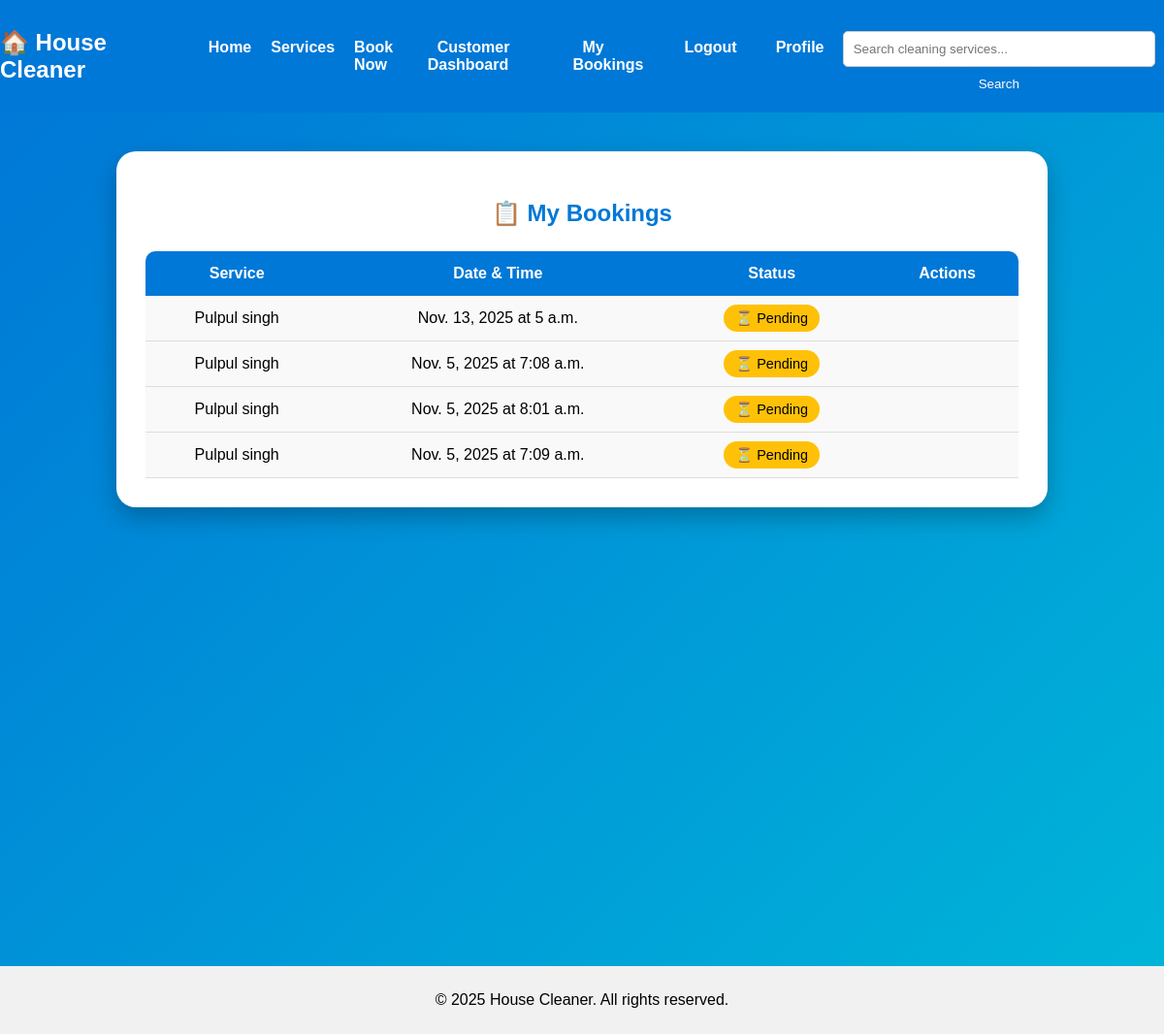
The page /bookings/my-bookings/ (signed in) on the database its author committed.
### bookings/models.py (models this page shows, shortened)
class Booking(models.Model):
    STATUS_CHOICES = [
        ('pending', 'Pending'),
        ('confirmed', 'Confirmed'),
        ('completed', 'Completed'),
        ('cancelled', 'Cancelled'),
    ]
    PAYMENT_STATUS_CHOICES = [
        ('pending', 'Pending'),
        ('paid', 'Paid'),
        ('failed', 'Failed'),
        ('refunded', 'Refunded'),
    ]
    user = models.ForeignKey(settings.AUTH_USER_MODEL, on_delete=models.CASCADE, null=True, blank=True)
    service = models.ForeignKey(Service, on_delete=models.CASCADE)
    full_name = models.CharField(max_length=100)
    email = models.EmailField()
    phone = models.CharField(max_length=15)
    address = models.TextField()
    date = models.DateField()
    time = models.TimeField()
    status = models.CharField(max_length=20, choices=STATUS_CHOICES, default='pending')
    created_at = models.DateTimeField(auto_now_add=True)
    payment_id = models.CharField(max_length=100, null=True, blank=True)
    payment_status = models.CharField(max_length=50, choices=PAYMENT_STATUS_CHOICES, default='pending')
    notes = models.TextField(blank=True, help_text="Special instructions or notes")
    cancelled_at = models.DateTimeField(null=True, blank=True)
    cancellation_reason = models.TextField(blank=True)
    class Meta:
        ordering = ['-created_at']
    def can_cancel(self):
        from datetime import datetime, timedelta
        if self.status in ['cancelled', 'completed']:
            return False
        booking_datetime = datetime.combine(self.date, self.time)
        hours_until = (booking_datetime - datetime.now()).total_seconds() / 3600
        return hours_until >= 24

### services/models.py (models this page shows, shortened)
class Service(models.Model):
    SERVICE_TYPES = [
        ('home', 'Home Cleaning'),
        ('office', 'Office Cleaning'),
        ('carpet', 'Carpet Cleaning'),
        ('sofa', 'Sofa Cleaning'),
        ('deep', 'Deep Cleaning'),
    ]
    name = models.CharField(max_length=100)
    service_type = models.CharField(max_length=50, choices=SERVICE_TYPES)
    description = models.TextField()
    price = models.DecimalField(max_digits=8, decimal_places=2)
    duration = models.CharField(max_length=50, help_text="Example: 2 hours")
    image = models.ImageField(upload_to='service_images/', blank=True, null=True)
    created_at = models.DateTimeField(auto_now_add=True)

### bookings/views.py (the view)
# urls.py: path('my-bookings/', views.my_bookings, name='my_bookings'),
@login_required(login_url='/accounts/login/')
def my_bookings(request):
    bookings = Booking.objects.filter(user=request.user).order_by('-date')
    return render(request, 'bookings/my_bookings.html', {'bookings': bookings})

### bookings/templates/bookings/my_bookings.html (shortened to what this page needs)
{% extends 'base.html' %}
{% block content %}
<section style="min-height: 100vh; background: linear-gradient(135deg, #0078D7, #00B4D8); padding: 40px 0;">
  <div style="max-width: 900px; margin: 0 auto; background: #fff; border-radius: 20px; box-shadow: 0 10px 25px rgba(0,0,0,0.25); padding: 30px;">
    <h2 style="text-align:center; color:#0078D7; font-weight:bold; margin-bottom:25px;">📋 My Bookings</h2>
    {% if bookings %}
      <table style="width:100%; border-collapse: collapse; text-align:center;">
        <thead>
          <tr style="background:#0078D7; color:white; border-radius: 10px;">
            <th style="padding:12px; border-top-left-radius:10px;">Service</th>
            <th>Date & Time</th>
            <th>Status</th>
            <th style="border-top-right-radius:10px;">Actions</th>
          </tr>
        </thead>
        <tbody>
          {% for booking in bookings %}
          <tr style="background:#f9f9f9; border-bottom:1px solid #ddd; transition: all 0.3s ease;">
            <td style="padding:12px;">{{ booking.service.name }}</td>
            <td>{{ booking.date }} at {{ booking.time }}</td>
            <td>
              {% if booking.status == "confirmed" %}
                <span style="background:#28a745; color:white; padding:6px 12px; border-radius:20px; font-size:0.9rem;">✅ Confirmed</span>
              {% elif booking.status == "pending" %}
                <span style="background:#ffc107; color:#000; padding:6px 12px; border-radius:20px; font-size:0.9rem;">⏳ Pending</span>
              {% elif booking.status == "completed" %}
                <span style="background:#17a2b8; color:white; padding:6px 12px; border-radius:20px; font-size:0.9rem;">🏁 Completed</span>
              {% elif booking.status == "cancelled" %}
                <span style="background:#dc3545; color:white; padding:6px 12px; border-radius:20px; font-size:0.9rem;">❌ Cancelled</span>
              {% else %}
                <span style="background:#6c757d; color:white; padding:6px 12px; border-radius:20px; font-size:0.9rem;">❓ Unknown</span>
              {% endif %}
            </td>
            <td style="padding:12px; text-align:center;">
            </td>
          </tr>
          {% endfor %}
        </tbody>
      </table>
    {% endif %}
  </div>
</section>
{% endblock %}

### templates/base.html (shortened to what this page needs)
{% load static %}
<!DOCTYPE html>
<html lang="en">
<head>
    <link rel="stylesheet" href="{% static 'css/style.css' %}">
</head>
<body>
    <header>
        <nav>
            <h1>🏠 House Cleaner</h1>
            <ul>
                <li><a href="/">Home</a></li>
                <li><a href="/services/">Services</a></li>
                <li><a href="/bookings/">Book Now</a></li>
                {% if user.is_authenticated %}
                    {% if user.is_provider %}
                        <li><a href="/accounts/provider-dashboard/" style="color:white; margin:10px;">Provider Dashboard</a></li>
                    {% else %}
                        <li><a href="/accounts/customer-dashboard/" style="color:white; margin:10px;">Customer Dashboard</a></li>
                    {% endif %}
                <li><a href="/bookings/my-bookings/" style="color:white; margin:10px;">My Bookings</a></li>
                <li><a href="/accounts/logout/" style="color:white; margin:10px;">Logout</a></li>
                <li><a href="/accounts/profile/" style="color:white; margin:10px;">Profile</a></li>
                {% else %}
                <li><a href="/accounts/login/" style="color:white; margin:10px;">Login</a></li>
                <li><a href="/accounts/signup/" style="color:white; margin:10px;">Signup</a></li>
                {% endif %}
            </ul>
            <form method="get" action="/bookings/search/" style="text-align:center; margin-top:20px;">
    <input type="text" name="q" placeholder="Search cleaning services..."
           style="padding:10px; width:300px; border-radius:5px; border:1px solid #ccc;">
    <button type="submit" style="padding:10px 15px; background:#0078D7; color:white; border:none; border-radius:5px;">
        Search
    </button>
</form>
        </nav>
    </header>
    <main>
        {% block content %}
        {% endblock %}
    </main>
    <footer>
        <p>© 2025 House Cleaner. All rights reserved.</p>
    </footer>
</body>
</html>

### static/css/style.css (style rules this page uses)
body { font-family: Arial, sans-serif; margin: 0; padding: 0; }
header { background-color: #0078D7; color: white; padding: 10px 0; }
nav { display: flex; justify-content: space-around; align-items: center; }
nav ul { list-style: none; display: flex; gap: 20px; }
nav a { color: white; text-decoration: none; font-weight: bold; }
footer { background-color: #f1f1f1; text-align: center; padding: 10px; }
h2 { color: #0078D7; }

### bookings/templates/bookings/my_bookings.html (style rules this page uses)
th, td { padding: 14px; }

### rows shown on the page
Booking: service.name "Pulpul singh", date "Nov. 13, 2025", time "5 a.m.", status "⏳ Pending"
Booking: service.name "Pulpul singh", date "Nov. 5, 2025", time "7:08 a.m.", status "⏳ Pending"
Booking: service.name "Pulpul singh", date "Nov. 5, 2025", time "8:01 a.m.", status "⏳ Pending"
Booking: service.name "Pulpul singh", date "Nov. 5, 2025", time "7:09 a.m.", status "⏳ Pending"
